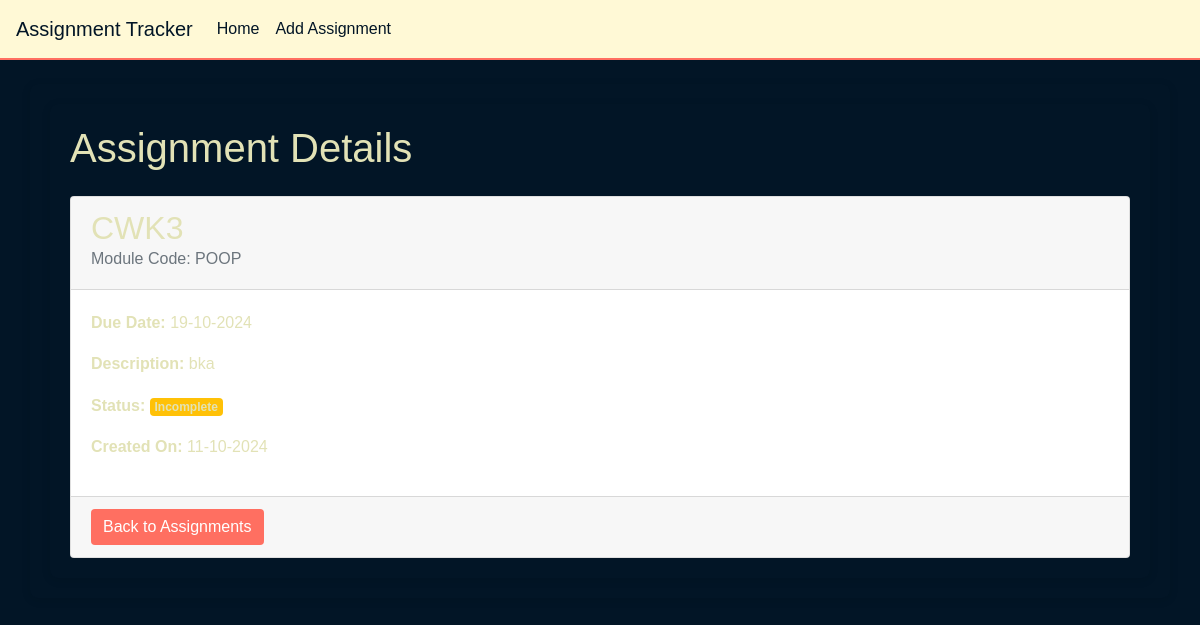
/view-assignment/6, run on an earlier commit of the app's database.
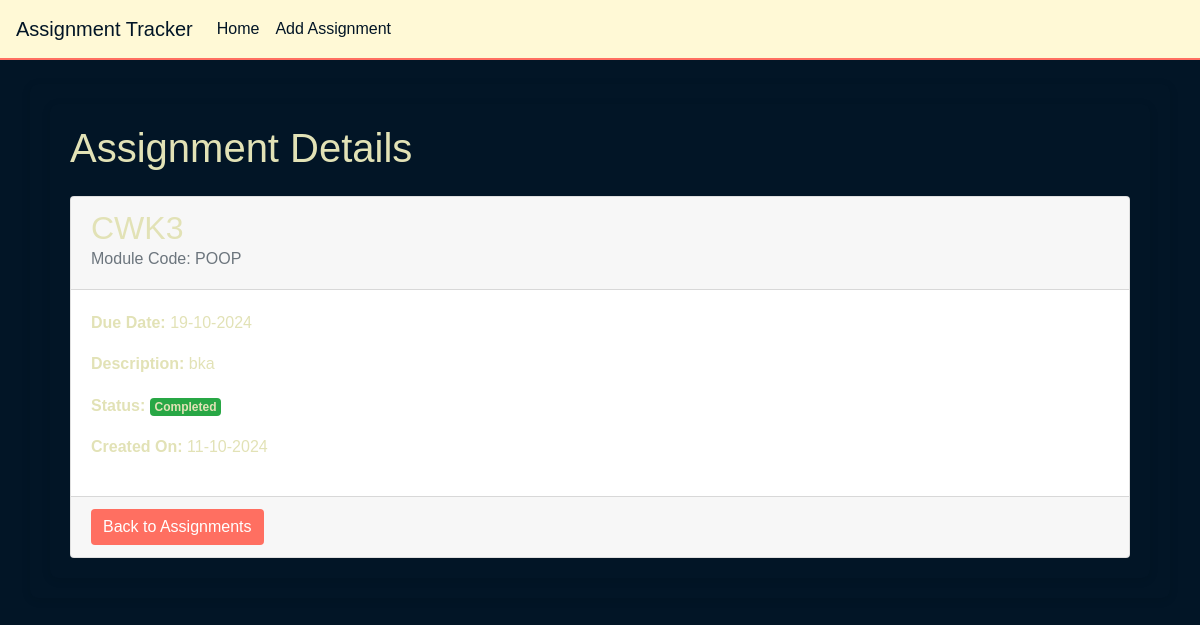
And on a later commit of the database.
### app/views.py (the view)
@app.route("/view-assignment/<int:assignment_id>")
def view_assignment(assignment_id):
    assignment = Assignment.query.get(assignment_id)
    if assignment is None:
        return render_template("404.html", message="Assignment doesn't exist!"), 404
    return render_template("view_assignment.html", assignment = assignment)

### app/templates/view_assignment.html
{% extends "base.html" %}
{% block content %}
    <div class="container">
        <h1>Assignment Details</h1>
        <div class="card mt-4">
            <div class="card-header">
                <h2>{{ assignment.title }}</h2>
                <h6 class="card-subtitle mb-2 text-muted">Module Code: {{ assignment.module_code }}</h6>
            </div>
            <div class="card-body">
                <p><strong>Due Date:</strong> {{ assignment.deadline.strftime('%d-%m-%Y') }}</p>
                <p><strong>Description:</strong> {{ assignment.description }}</p>
                <p><strong>Status:</strong>
                {% if assignment.is_completed %}
                    <span class="badge bg-success">Completed</span>
                {% else %}
                    <span class="badge bg-warning">Incomplete</span>
                {% endif %}
                </p>
                <p><strong>Created On:</strong> {{ assignment.date_created.strftime('%d-%m-%Y')}}</p>
            </div>
            <div class="card-footer">
                <a href="{{ url_for('index') }}" class="btn btn-primary">Back to Assignments</a>
            </div>
        </div>
    </div>
{% endblock %}

What changed in the data, as far as the page shows it:
changed Assignment "CWK3": is_completed False → True (drawn)
Also different on the page:
text no longer shown: "Incomplete"
text now shown: "Completed"
